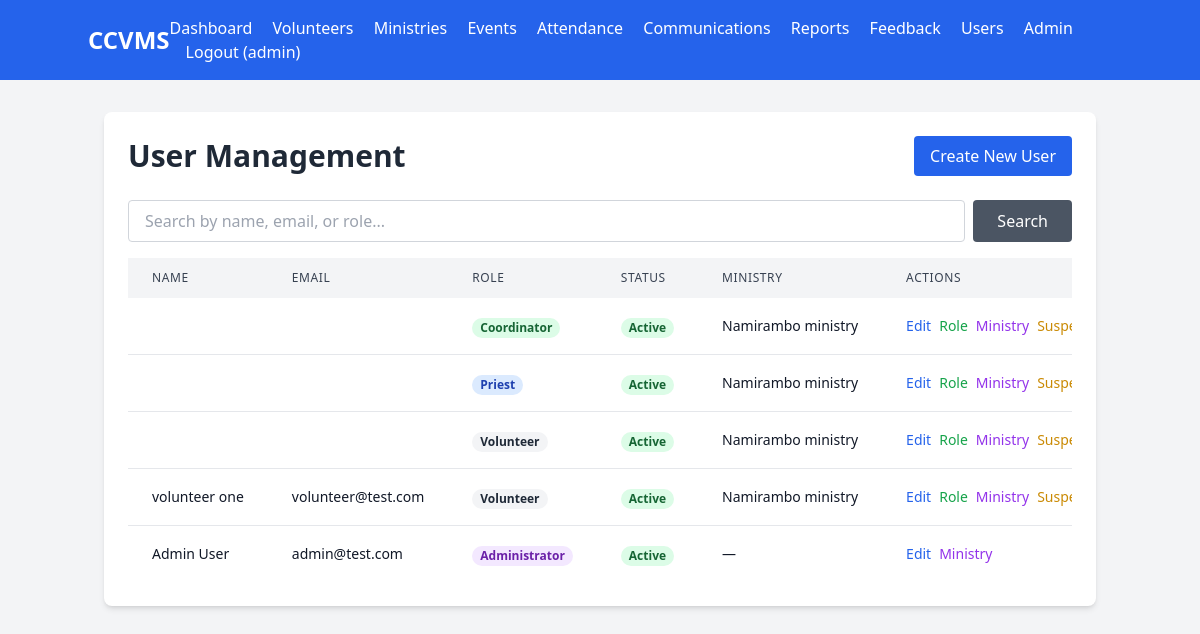
Screenshot of /accounts/users/ (signed in) with the database file from the repository.
### accounts/models.py (models this page shows, shortened)
class User(AbstractUser):
    ROLE_CHOICES = (
        ('administrator', 'Administrator'),
        ('priest', 'Priest'),
        ('coordinator', 'Coordinator'),
        ('volunteer', 'Volunteer'),
    )
    APPROVAL_STATUS_CHOICES = (
        ('pending', 'Pending Approval'),
        ('approved', 'Approved'),
        ('rejected', 'Rejected'),
    )
    role = models.CharField(max_length=20, choices=ROLE_CHOICES, default='volunteer')
    approval_status = models.CharField(max_length=20, choices=APPROVAL_STATUS_CHOICES, default='approved')
    phone = models.CharField(max_length=20, blank=True)
    profile_picture = models.ImageField(upload_to='profiles/', blank=True, null=True)
    assigned_ministry = models.ForeignKey('ministries.Ministry', on_delete=models.SET_NULL, null=True, blank=True, related_name='assigned_staff', help_text='Ministry assigned to Priest or Coordinator')
    created_at = models.DateTimeField(auto_now_add=True)
    updated_at = models.DateTimeField(auto_now=True)
    is_suspended = models.BooleanField(default=False, help_text='Suspended users cannot log in')
    def is_administrator(self):
        return self.role == 'administrator'
    def can_manage_all_users(self):
        return self.role == 'administrator'
    def can_assign_roles(self):
        return self.role in ['administrator', 'priest']
    def can_view_reports(self):
        return self.role in ['administrator', 'priest', 'coordinator']

### ministries/models.py (models this page shows, shortened)
class Ministry(models.Model):
    name = models.CharField(max_length=200)
    description = models.TextField()
    leader = models.ForeignKey(settings.AUTH_USER_MODEL, on_delete=models.SET_NULL, null=True, blank=True, related_name='led_ministries')
    volunteers = models.ManyToManyField('volunteers.Volunteer', related_name='ministries', blank=True)
    created_at = models.DateTimeField(auto_now_add=True)
    is_active = models.BooleanField(default=True)
    class Meta:
        verbose_name_plural = 'Ministries'
        ordering = ['name']

### accounts/views.py (the view, shortened to what this page needs)
# urls.py: path('users/', views.UserListView.as_view(), name='user_list'),
class UserListView(LoginRequiredMixin, UserPassesTestMixin, ListView):
    model = User
    template_name = 'accounts/user_list.html'
    context_object_name = 'users'
    paginate_by = 20
    def test_func(self):
        return self.request.user.can_manage_all_users()
    def get_queryset(self):
        queryset = super().get_queryset()
        search = self.request.GET.get('search')
        role = self.request.GET.get('role')
        if role:
            queryset = queryset.filter(role=role)
        return queryset.order_by('-created_at')
    def get_context_data(self, **kwargs):
        context = super().get_context_data(**kwargs)
        from ministries.models import Ministry
        context['ministries'] = Ministry.objects.filter(is_active=True).order_by('name')
        return context

### templates/accounts/user_list.html (shortened to what this page needs)
{% extends 'base.html' %}
{% block content %}
<div class="bg-white rounded-lg shadow-md p-6">
    <div class="flex justify-between items-center mb-6">
        <h2 class="text-3xl font-bold text-gray-800">User Management</h2>
        {% if user.is_administrator %}
        <a href="{% url 'accounts:user_create' %}" class="bg-blue-600 text-white px-4 py-2 rounded hover:bg-blue-700">
            Create New User
        </a>
        {% endif %}
    </div>
    <div class="mb-4">
        <form method="get" class="flex gap-2">
            <input type="text" name="search" placeholder="Search by name, email, or role..."
                   value="{{ request.GET.search }}"
                   class="flex-1 px-4 py-2 border border-gray-300 rounded focus:outline-none focus:ring-2 focus:ring-blue-500">
            <button type="submit" class="bg-gray-600 text-white px-6 py-2 rounded hover:bg-gray-700">
                Search
            </button>
        </form>
    </div>
    <div class="overflow-x-auto">
        <table class="min-w-full bg-white">
            <thead class="bg-gray-100">
                <tr>
                    <th class="px-6 py-3 text-left text-xs font-medium text-gray-700 uppercase tracking-wider">Name</th>
                    <th class="px-6 py-3 text-left text-xs font-medium text-gray-700 uppercase tracking-wider">Email</th>
                    <th class="px-6 py-3 text-left text-xs font-medium text-gray-700 uppercase tracking-wider">Role</th>
                    <th class="px-6 py-3 text-left text-xs font-medium text-gray-700 uppercase tracking-wider">Status</th>
                    <th class="px-6 py-3 text-left text-xs font-medium text-gray-700 uppercase tracking-wider">Ministry</th>
                    <th class="px-6 py-3 text-left text-xs font-medium text-gray-700 uppercase tracking-wider">Actions</th>
                </tr>
            </thead>
            <tbody class="divide-y divide-gray-200">
                {% for user_obj in users %}
                <tr class="hover:bg-gray-50">
                    <td class="px-6 py-4 whitespace-nowrap">
                        <div class="text-sm font-medium text-gray-900">{{ user_obj.get_full_name }}</div>
                    </td>
                    <td class="px-6 py-4 whitespace-nowrap">
                        <div class="text-sm text-gray-900">{{ user_obj.email }}</div>
                    </td>
                    <td class="px-6 py-4 whitespace-nowrap">
                        <span class="px-2 inline-flex text-xs leading-5 font-semibold rounded-full
                                     {% if user_obj.role == 'administrator' %}bg-purple-100 text-purple-800
                                     {% elif user_obj.role == 'priest' %}bg-blue-100 text-blue-800
                                     {% elif user_obj.role == 'coordinator' %}bg-green-100 text-green-800
                                     {% else %}bg-gray-100 text-gray-800{% endif %}">
                            {{ user_obj.get_role_display }}
                        </span>
                    </td>
                    <td class="px-6 py-4 whitespace-nowrap">
                        {% if user_obj.is_suspended %}
                            <span class="px-2 inline-flex text-xs leading-5 font-semibold rounded-full bg-red-100 text-red-800">
                                Suspended
                            </span>
                        {% elif user_obj.approval_status == 'pending' %}
                            <span class="px-2 inline-flex text-xs leading-5 font-semibold rounded-full bg-yellow-100 text-yellow-800">
                                Pending
                            </span>
                        {% elif user_obj.approval_status == 'rejected' %}
                            <span class="px-2 inline-flex text-xs leading-5 font-semibold rounded-full bg-red-100 text-red-800">
                                Rejected
                            </span>
                        {% elif user_obj.is_active %}
                            <span class="px-2 inline-flex text-xs leading-5 font-semibold rounded-full bg-green-100 text-green-800">
                                Active
                            </span>
                        {% else %}
                            <span class="px-2 inline-flex text-xs leading-5 font-semibold rounded-full bg-gray-100 text-gray-800">
                                Inactive
                            </span>
                        {% endif %}
                    </td>
                    <td class="px-6 py-4 whitespace-nowrap text-sm text-gray-900">
                        {{ user_obj.assigned_ministry.name|default:"—" }}
                    </td>
                    <td class="px-6 py-4 whitespace-nowrap text-sm font-medium">
                        <div class="flex gap-2">
                            <a href="{% url 'accounts:user_edit' user_obj.pk %}"
                               class="text-blue-600 hover:text-blue-900">Edit</a>
                            {% if user.can_assign_roles and user_obj != user %}
                            <button onclick="showRoleModal({{ user_obj.id }}, '{{ user_obj.get_full_name }}', '{{ user_obj.role }}')"
                                    class="text-green-600 hover:text-green-900">Role</button>
                            {% endif %}
                            {% if user.is_administrator %}
                            <button onclick="showMinistryModal({{ user_obj.id }}, '{{ user_obj.get_full_name }}', {{ user_obj.assigned_ministry.id|default:'null' }})"
                                    class="text-purple-600 hover:text-purple-900">Ministry</button>
                            {% endif %}
                            {% if user.is_administrator and user_obj != user %}
                                {% if user_obj.is_suspended %}
                                <form method="post" action="{% url 'accounts:user_suspend' user_obj.pk %}" class="inline">
                                    {% csrf_token %}
                                    <input type="hidden" name="status" value="unsuspend">
                                    <button type="submit" class="text-green-600 hover:text-green-900">Unsuspend</button>
                                </form>
                                {% else %}
                                <form method="post" action="{% url 'accounts:user_suspend' user_obj.pk %}" class="inline">
                                    <button type="submit" class="text-yellow-600 hover:text-yellow-900"
                                            onclick="return confirm('Are you sure you want to suspend this user?')">Suspend</button>
                                </form>
                                {% endif %}
                            {% endif %}
                        </div>
                    </td>
                </tr>
                {% empty %}
                <tr>
                    <td colspan="6" class="px-6 py-4 text-center text-gray-500">
                        No users found.
                    </td>
                </tr>
                {% endfor %}
            </tbody>
        </table>
    </div>
</div>
{% endblock %}

### templates/base.html (shortened to what this page needs)
<!DOCTYPE html>
<html lang="en">
<head>
    <script src="https://cdn.tailwindcss.com"></script>
</head>
<body class="bg-gray-100">
    <nav class="bg-blue-600 text-white p-4">
        <div class="container mx-auto flex justify-between items-center">
            <h1 class="text-2xl font-bold">CCVMS</h1>
            {% if user.is_authenticated %}
            <div class="space-x-4">
                <a href="{% url 'dashboard' %}" class="hover:underline">Dashboard</a>
                {% if user.is_administrator or user.is_coordinator %}
                <a href="{% url 'volunteers:list' %}" class="hover:underline">Volunteers</a>
                {% endif %}
                {% if user.is_administrator or user.is_priest or user.is_coordinator %}
                <a href="{% url 'ministries:list' %}" class="hover:underline">Ministries</a>
                {% endif %}
                <a href="{% url 'events:list' %}" class="hover:underline">Events</a>
                {% if user.is_administrator or user.is_coordinator %}
                <a href="{% url 'attendance:list' %}" class="hover:underline">Attendance</a>
                <a href="{% url 'communications:list' %}" class="hover:underline">Communications</a>
                {% endif %}
                {% if user.can_view_reports %}
                <a href="{% url 'reports:dashboard' %}" class="hover:underline">Reports</a>
                {% endif %}
                <a href="{% url 'feedback:list' %}" class="hover:underline">Feedback</a>
                {% if user.is_administrator %}
                <a href="{% url 'accounts:user_list' %}" class="hover:underline">Users</a>
                <a href="/admin/" class="hover:underline">Admin</a>
                {% endif %}
                <form method="post" action="{% url 'accounts:logout' %}" class="inline">
                    <button type="submit" class="hover:underline bg-transparent border-0 text-white cursor-pointer">Logout ({{ user.username }})</button>
                </form>
            </div>
            {% endif %}
        </div>
    </nav>
    <div class="container mx-auto mt-8 px-4">
        {% block content %}{% endblock %}
    </div>
</body>
</html>

### rows the page displays
User: username "admin", get_full_name "Admin User", email "admin@test.com", role "Administrator", is_suspended "Active", assigned_ministry.name "—"
User: role "Coordinator", is_suspended "Active", assigned_ministry.name "Namirambo ministry"
User: role "Priest", is_suspended "Active", assigned_ministry.name "Namirambo ministry"
User: role "Volunteer", is_suspended "Active", assigned_ministry.name "Namirambo ministry"
User: get_full_name "volunteer one", email "volunteer@test.com", role "Volunteer", is_suspended "Active", assigned_ministry.name "Namirambo ministry"
